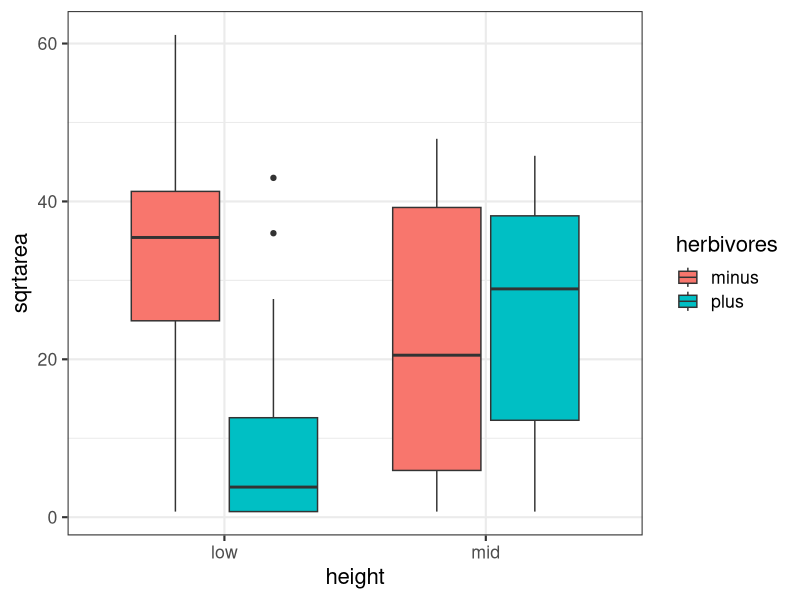
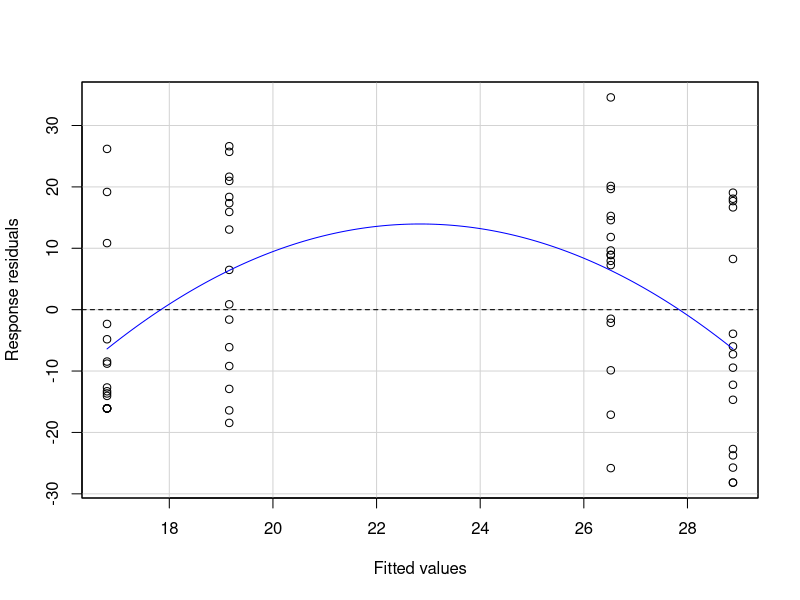

The R source for these figures, in order: (Note: this script raises an error after producing the figures.)
## ---- chunk 1
library(knitr)
opts_chunk$set(fig.height=4.5, comment=NA, 
               warning=FALSE, message=FALSE, 
               dev="jpeg", echo=FALSE)
#read_chunk("./22_factorial_anova.R")

library(dplyr)
library(tidyr)
library(broom)
library(ggplot2)
library(car)
library(lsmeans)

## ---- chunk 2

## ---- chunk 3
algae <- read.csv("./data/22/18e3IntertidalAlgae.csv")

algae_plot <- qplot(height, sqrtarea,  data=algae, geom="boxplot", fill=herbivores) + theme_bw(base_size=16)
algae_plot
## ---- chunk 4
algae <- read.csv("./data/22/18e3IntertidalAlgae.csv")
graze_linear <- lm(sqrtarea ~ height + herbivores, data=algae)
knitr::kable(Anova(graze_linear))
## ---- chunk 5
residualPlot(graze_linear, variable="fitted", type="response")

## ---- chunk 6
knitr::kable(residualPlots(graze_linear, plot=F))
## ---- chunk 7

## ---- chunk 8
graze_int <- lm(sqrtarea ~ height + herbivores + herbivores:height, 
                data=algae)
## ---- chunk 9
graze_int <- lm(sqrtarea ~ height*herbivores, data=algae)
## ---- chunk 10
residualPlot(graze_int, variable="fitted", type="response")
## ---- chunk 11
knitr::kable(Anova(graze_int))
## ---- chunk 12

## ---- chunk 13
knitr::kable(summary(update(graze_int, .~.-1))$coefficients)
## ---- chunk 14
contrast( lsmeans(graze_int, "herbivores"), "tukey", adjust="none")
## ---- chunk 15
contrast( lsmeans(graze_int, "height"), "tukey", adjust="none")
## ---- chunk 16
contrast( lsmeans(graze_int, c("height", "herbivores")), "tukey", adjust="none")
## ---- chunk 17
plot(contrast( lsmeans(graze_int, c("height", "herbivores")), "tukey", adjust="none"), cex.lab=1,2, cex.axis=1.3, cex=1.2)
## ---- chunk 18
algae_unbalanced <- algae[-c(1:5), ]
## ---- chunk 19
graze_int_unbalanced <- lm(sqrtarea ~ height*herbivores, 
                           data=algae_unbalanced)
## ---- chunk 20
knitr::kable(anova(graze_int_unbalanced))
## ---- chunk 21
knitr::kable(Anova(graze_int_unbalanced))
## ---- chunk 22
knitr::kable(Anova(graze_int_unbalanced, type="III"))
## ---- chunk 23
